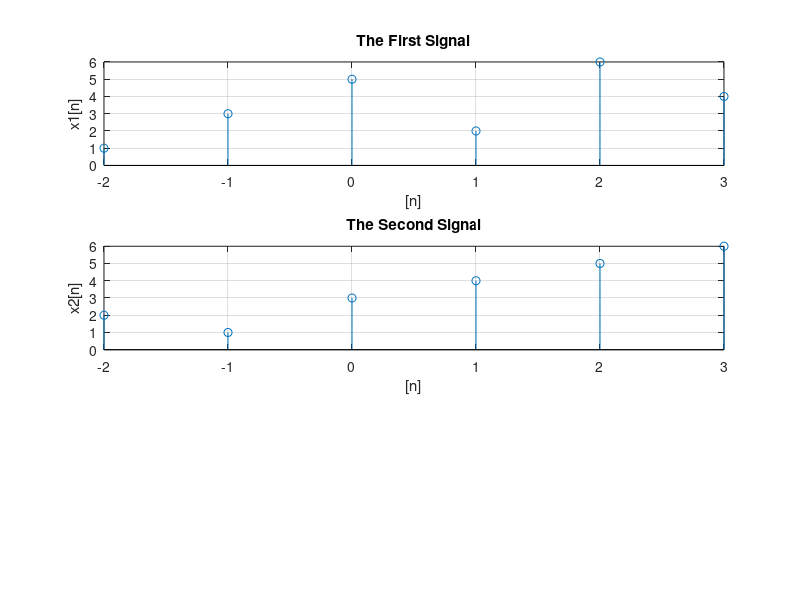

MATLAB code for this plot: (Note: this script raises an error after producing the figure.)
clc;
clear all;
close all;
n1 = -2:3;
x1 = [1 3 5 2 6 4];
subplot(3,1,1);
stem(n1, x1);
title('The First Signal');
xlabel('[n]');
ylabel('x1[n]');
grid on;
n2 = -2:3;
x2 = [2 1 3 4 5 6];
subplot(3,1,2);
stem(n2, x2);
title('The Second Signal');
xlabel('[n]');
ylabel('x2[n]');
grid on;
[n, y] = signal(n1, x1, n2, x2);
subplot(3,1,3);
stem(n, y);
xlabel('n');
ylabel('y');
title('The Output Multiplied Signal');
grid on;
function [n, y] = signal(n1, x1, n2, x2)
    n = min(min(n2), min(n1)):max(max(n2), max(n1));
    y1 = zeros(1, length(n));
    y1(n >= min(n1) & n <= max(n1)) = x1;
    y2(n >= min(n2) & n <= max(n2)) = x2;
    y = y1.*y2;
end